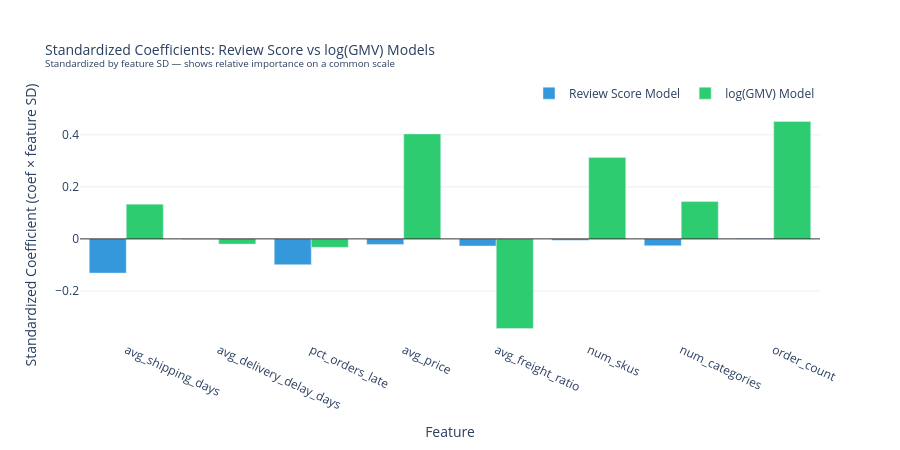

Notebook code cell kept with this figure:
### Markdown cell above
---
## 7. Model Summary Chart: Coefficient Comparison Across Both Models

### Code cell
# Side-by-side coefficient chart: review model vs GMV model (normalized by feature std)
# Standardized coefficients show relative importance on a common scale
feat_stds = df[NUMERIC_FEATURES].std()

std_coefs_review = model.params[NUMERIC_FEATURES]     * feat_stds
std_coefs_gmv    = model_gmv.params[NUMERIC_FEATURES] * feat_stds

fig_compare = go.Figure()

fig_compare.add_trace(go.Bar(
    name='Review Score Model',
    x=NUMERIC_FEATURES,
    y=std_coefs_review.values,
    marker_color='#3498db',
    offsetgroup=0,
    hovertemplate='%{x}<br>Standardized coef (review): %{y:.4f}<extra></extra>'
))

fig_compare.add_trace(go.Bar(
    name='log(GMV) Model',
    x=NUMERIC_FEATURES,
    y=std_coefs_gmv.values,
    marker_color='#2ecc71',
    offsetgroup=1,
    hovertemplate='%{x}<br>Standardized coef (GMV): %{y:.4f}<extra></extra>'
))

fig_compare.add_hline(y=0, line_color='black', line_width=0.8)

fig_compare.update_layout(
    title=dict(
        text='Standardized Coefficients: Review Score vs log(GMV) Models<br>'
             '<sup>Standardized by feature SD — shows relative importance on a common scale</sup>',
        font_size=14
    ),
    barmode='group',
    xaxis_title='Feature',
    yaxis_title='Standardized Coefficient (coef × feature SD)',
    plot_bgcolor='white', paper_bgcolor='white',
    xaxis=dict(showgrid=False, tickangle=25),
    yaxis=dict(gridcolor='#eee'),
    legend=dict(orientation='h', yanchor='bottom', y=1.01, xanchor='right', x=1),
    height=450, margin=dict(t=110, b=100)
)

fig_compare.show()
print("Takeaway: Fulfillment features (avg_shipping_days, pct_orders_late) dominate the review score model; "
      "volume/catalogue features (order_count, num_skus, avg_price) dominate the GMV model — "
      "the drivers of buyer satisfaction and seller revenue are largely distinct levers.")

### Figure 1 — Plotly figure (JSON) as saved in the notebook; plotly's stock layout.template omitted (floating-point values rounded to 4 significant figures)
{"data": [{"hovertemplate": "%{x}<br>Standardized coef (review): %{y:.4f}<extra></extra>", "marker": {"color": "#3498db"}, "name": "Review Score Model", "offsetgroup": "0", "type": "bar", "x": ["avg_shipping_days", "avg_delivery_delay_days", "pct_orders_late", "avg_price", "avg_freight_ratio", "num_skus", "num_categories", "order_count"], "y": [-0.1315, -0.000965, -0.099, -0.02134, -0.02723, -0.005205, -0.02617, 0.0003478]}, {"hovertemplate": "%{x}<br>Standardized coef (GMV): %{y:.4f}<extra></extra>", "marker": {"color": "#2ecc71"}, "name": "log(GMV) Model", "offsetgroup": "1", "type": "bar", "x": ["avg_shipping_days", "avg_delivery_delay_days", "pct_orders_late", "avg_price", "avg_freight_ratio", "num_skus", "num_categories", "order_count"], "y": [0.1336, -0.01991, -0.03235, 0.4034, -0.3443, 0.3131, 0.1434, 0.4511]}], "layout": {"barmode": "group", "height": 450, "legend": {"orientation": "h", "x": 1, "xanchor": "right", "y": 1.01, "yanchor": "bottom"}, "margin": {"b": 100, "t": 110}, "paper_bgcolor": "white", "plot_bgcolor": "white", "shapes": [{"line": {"color": "black", "width": 0.8}, "type": "line", "x0": 0, "x1": 1, "xref": "x domain", "y0": 0, "y1": 0, "yref": "y"}], "title": {"font": {"size": 14}, "text": "Standardized Coefficients: Review Score vs log(GMV) Models<br><sup>Standardized by feature SD — shows relative importance on a common scale</sup>"}, "xaxis": {"showgrid": false, "tickangle": 25, "title": {"text": "Feature"}}, "yaxis": {"gridcolor": "#eee", "title": {"text": "Standardized Coefficient (coef × feature SD)"}}}}
